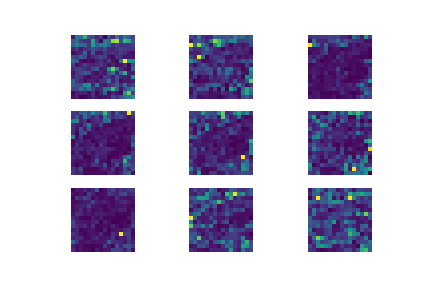

The Python source for this figure:

# coding: utf-8

# In[1]:


import cv2
import numpy as np
from save import result
import matplotlib.pyplot as plt
get_ipython().run_line_magic('matplotlib', 'inline')

img = cv2.imread("imori.jpg").astype(np.float32)
H, W, C = img.shape
gray_img = 0.2126 * img[:,:,2] + 0.7152 * img[:,:,1] + 0.0722 * img[:,:, 0]
gray_img = np.pad(gray_img, (1,1), 'edge')

# gradients
gx = gray_img[1:H+1, 2:] - gray_img[1:H+1, :W]
gy = gray_img[2:, 1:W+1] - gray_img[:H, 1:W+1]

# magnitude and angle of gradients
mag = np.sqrt(np.power(gx, 2) + np.power(gy, 2))
ang = np.arctan(gy / gx) + np.pi/2

# mag = (mag / np.max(mag) * 255).astype(np.uint8)
# quantize the angle of gradients
q_ang = np.zeros_like(ang, dtype=np.int)
d = np.pi / 9
for i in range(9):
    q_ang[np.where((ang >= d * i) & (ang <= d * (i+1)))] = i


# In[7]:


N = 8
cell_H = H // N
cell_W = W // N
hist = np.zeros((cell_H, cell_W, 9), dtype=np.float32)

for h in range(cell_H):
    for w in range(cell_W):
        for y in range(N):
            for x in range(N):
                hist[h, w, q_ang[N*h+y, N*w+x]] += mag[N*h+y, N*w+x]


# In[9]:


for i in range(9):
    plt.subplot(331+i)
    plt.imshow(hist[:,:,i])
    plt.axis('off')
plt.savefig("67")
plt.show()
